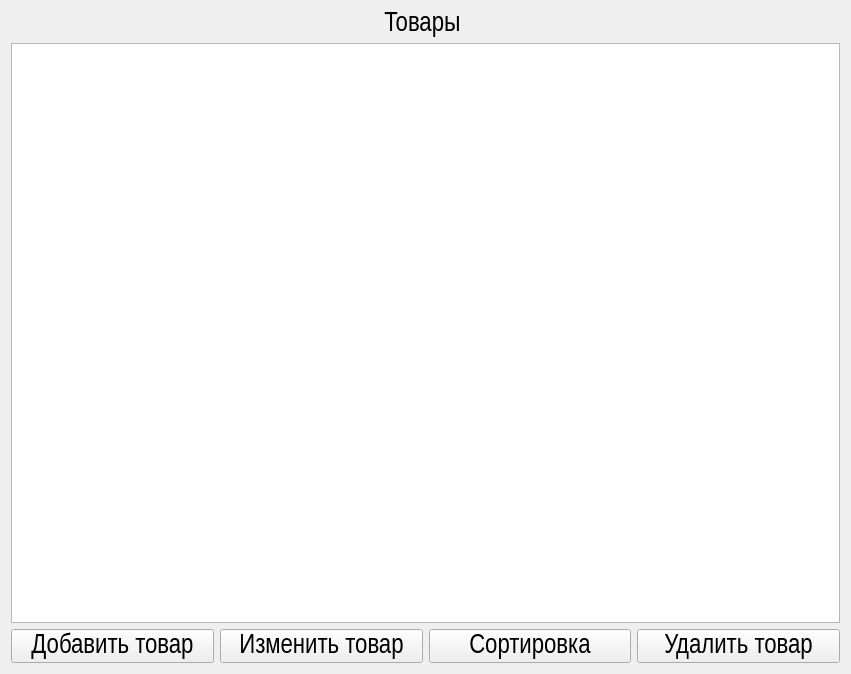
<?xml version="1.0" encoding="UTF-8"?>
<ui version="4.0">
 <class>Form</class>
 <widget class="QWidget" name="Form">
  <property name="geometry">
   <rect>
    <x>0</x>
    <y>0</y>
    <width>851</width>
    <height>674</height>
   </rect>
  </property>
  <property name="windowTitle">
   <string>Товары</string>
  </property>
  <layout class="QVBoxLayout" name="verticalLayout_2">
   <item>
    <layout class="QVBoxLayout" name="verticalLayout">
     <item>
      <widget class="QLabel" name="label">
       <property name="font">
        <font>
         <family>Arial Narrow</family>
         <pointsize>20</pointsize>
        </font>
       </property>
       <property name="text">
        <string>Товары </string>
       </property>
       <property name="alignment">
        <set>Qt::AlignCenter</set>
       </property>
      </widget>
     </item>
     <item>
      <widget class="QTableWidget" name="products_table"/>
     </item>
    </layout>
   </item>
   <item>
    <layout class="QHBoxLayout" name="horizontalLayout">
     <item>
      <widget class="QPushButton" name="addProduct">
       <property name="font">
        <font>
         <family>Arial Narrow</family>
         <pointsize>20</pointsize>
        </font>
       </property>
       <property name="text">
        <string>Добавить товар</string>
       </property>
      </widget>
     </item>
     <item>
      <widget class="QPushButton" name="editProduct">
       <property name="font">
        <font>
         <family>Arial Narrow</family>
         <pointsize>20</pointsize>
        </font>
       </property>
       <property name="text">
        <string>Изменить товар</string>
       </property>
      </widget>
     </item>
     <item>
      <widget class="QPushButton" name="sort_button">
       <property name="font">
        <font>
         <family>Arial Narrow</family>
         <pointsize>20</pointsize>
        </font>
       </property>
       <property name="text">
        <string>Сортировка</string>
       </property>
      </widget>
     </item>
     <item>
      <widget class="QPushButton" name="deleteProduct">
       <property name="font">
        <font>
         <family>Arial Narrow</family>
         <pointsize>20</pointsize>
        </font>
       </property>
       <property name="text">
        <string>Удалить товар</string>
       </property>
      </widget>
     </item>
    </layout>
   </item>
  </layout>
 </widget>
 <resources/>
 <connections/>
</ui>
